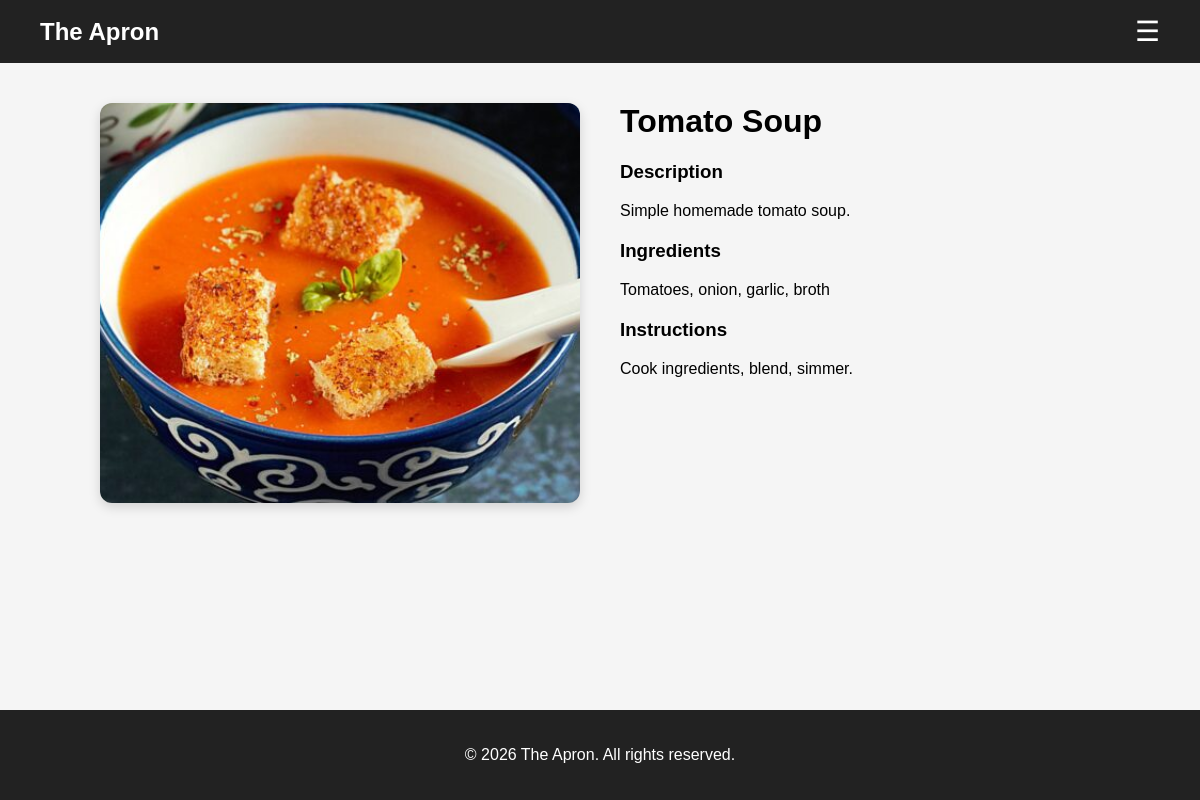
Before: /recipe.php?id=6 (signed in) with the older database file.
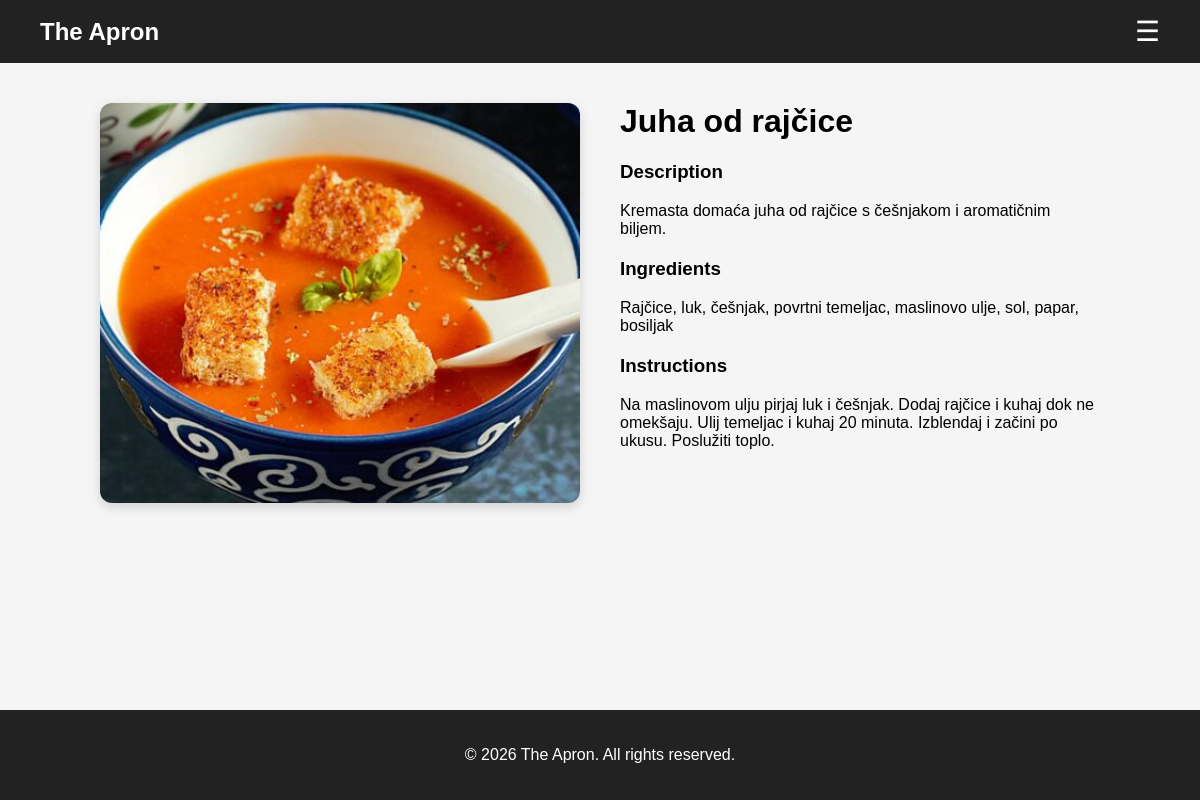
After: the same page with the newer database file.
### tables this page shows
CREATE TABLE recipes (
    id INT AUTO_INCREMENT PRIMARY KEY,
    title VARCHAR(150) NOT NULL,
    description TEXT NOT NULL,
    ingredients TEXT NOT NULL,
    instructions TEXT NOT NULL,
    image_url VARCHAR(255),
    category_id INT,
    created_at TIMESTAMP DEFAULT CURRENT_TIMESTAMP,
    FOREIGN KEY (category_id) REFERENCES categories(id) ON DELETE SET NULL
);

### recipe.php (the view, shortened to what this page needs)
<?php
require_once "config/db.php";
$id = $_GET['id'];
$stmt = $pdo->prepare("SELECT * FROM recipes WHERE id = ?");
$stmt->execute([$id]);
$recipe = $stmt->fetch(PDO::FETCH_ASSOC);
?>
<!DOCTYPE html>
<html lang="en">
<head>
    <link rel="stylesheet" href="css/style.css">
</head>
<body>
<nav class="navbar">
    <div class="logo">The Apron</div>
    <div class="hamburger" id="hamburger">☰</div>
</nav>
<main class="container">
    <div class="recipe-layout">
        <div class="recipe-image">
            <img src="/theapron<?= $recipe['image_url'] ?>" alt="<?= htmlspecialchars($recipe['title']) ?>">
        </div>
        <div class="recipe-content">
            <h1><?= htmlspecialchars($recipe['title']) ?></h1>
            <h3>Description</h3>
            <p><?= nl2br(htmlspecialchars($recipe['description'])) ?></p>
            <h3>Ingredients</h3>
            <p><?= nl2br(htmlspecialchars($recipe['ingredients'])) ?></p>
            <h3>Instructions</h3>
            <p><?= nl2br(htmlspecialchars($recipe['instructions'])) ?></p>
        </div>
    </div>
</main>
<footer class="footer">
    <p>© 2026 The Apron. All rights reserved.</p>
</footer>
</body>
</html>

Changed rows visible on the page:
changed recipes: title "Tomato Soup" → "Juha od rajčice"; description "Simple homemade tomato soup." → "Kremasta domaća juha od rajčice s češnjakom i aromatičnim biljem."; ingredients "Tomatoes, onion, garlic, broth" → "Rajčice, luk, češnjak, povrtni temeljac, maslinovo ulje, sol, papar, bosiljak"; instructions "Cook ingredients, blend, simmer." → "Na maslinovom ulju pirjaj luk i češnjak. Dodaj rajčice i kuhaj dok ne omekšaju. Ulij temeljac i kuhaj 20 minuta. Izblendaj i začini po ukusu. Poslužiti toplo."
